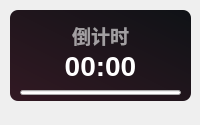
<?xml version="1.0" encoding="UTF-8"?>
<ui version="4.0">
 <class>Theme</class>
 <widget class="QWidget" name="Form">
  <property name="geometry">
   <rect>
    <x>0</x>
    <y>0</y>
    <width>200</width>
    <height>125</height>
   </rect>
  </property>
  <property name="minimumSize">
   <size>
    <width>0</width>
    <height>0</height>
   </size>
  </property>
  <property name="maximumSize">
   <size>
    <width>16777215</width>
    <height>65536</height>
   </size>
  </property>
  <property name="windowTitle">
   <string>活动倒计时</string>
  </property>
  <widget class="ProgressBar" name="progressBar">
   <property name="geometry">
    <rect>
     <x>20</x>
     <y>90</y>
     <width>161</width>
     <height>5</height>
    </rect>
   </property>
   <property name="minimumSize">
    <size>
     <width>0</width>
     <height>5</height>
    </size>
   </property>
   <property name="maximumSize">
    <size>
     <width>16777215</width>
     <height>6</height>
    </size>
   </property>
   <property name="styleSheet">
    <string notr="true"/>
   </property>
   <property name="orientation">
    <enum>Qt::Horizontal</enum>
   </property>
   <property name="useAni">
    <bool>true</bool>
   </property>
   <property name="val">
    <double>0.000000000000000</double>
   </property>
  </widget>
  <widget class="QLabel" name="activity_countdown_title">
   <property name="geometry">
    <rect>
     <x>20</x>
     <y>20</y>
     <width>161</width>
     <height>31</height>
    </rect>
   </property>
   <property name="font">
    <font>
     <family>Microsoft YaHei UI</family>
     <pointsize>14</pointsize>
     <weight>75</weight>
     <bold>true</bold>
    </font>
   </property>
   <property name="styleSheet">
    <string notr="true">color: rgba(255, 255, 255, 150);
font-weight: bold;</string>
   </property>
   <property name="text">
    <string>倒计时</string>
   </property>
   <property name="textFormat">
    <enum>Qt::PlainText</enum>
   </property>
   <property name="alignment">
    <set>Qt::AlignCenter</set>
   </property>
  </widget>
  <widget class="QLabel" name="activity_countdown">
   <property name="geometry">
    <rect>
     <x>20</x>
     <y>40</y>
     <width>161</width>
     <height>51</height>
    </rect>
   </property>
   <property name="font">
    <font>
     <family>Microsoft YaHei UI</family>
     <pointsize>21</pointsize>
     <weight>75</weight>
     <bold>true</bold>
    </font>
   </property>
   <property name="styleSheet">
    <string notr="true">border: none;
color: rgba(255, 255, 255, 255);
font-weight: bold</string>
   </property>
   <property name="text">
    <string>00:00</string>
   </property>
   <property name="textFormat">
    <enum>Qt::PlainText</enum>
   </property>
   <property name="alignment">
    <set>Qt::AlignCenter</set>
   </property>
  </widget>
  <widget class="QLabel" name="backgnd">
   <property name="geometry">
    <rect>
     <x>10</x>
     <y>10</y>
     <width>181</width>
     <height>91</height>
    </rect>
   </property>
   <property name="styleSheet">
    <string notr="true">background-color: qlineargradient(spread:pad, x1:0, y1:1, x2:1, y2:0, stop:0 rgba(50, 25, 35, 255), stop:1 rgba(15, 18, 22, 255));
border-radius: 8px</string>
   </property>
   <property name="text">
    <string/>
   </property>
  </widget>
  <widget class="QLabel" name="img">
   <property name="geometry">
    <rect>
     <x>100</x>
     <y>10</y>
     <width>91</width>
     <height>91</height>
    </rect>
   </property>
   <property name="styleSheet">
    <string notr="true"/>
   </property>
   <property name="pixmap">
    <pixmap>../img/5.png</pixmap>
   </property>
   <property name="scaledContents">
    <bool>true</bool>
   </property>
  </widget>
  <zorder>backgnd</zorder>
  <zorder>img</zorder>
  <zorder>progressBar</zorder>
  <zorder>activity_countdown_title</zorder>
  <zorder>activity_countdown</zorder>
 </widget>
 <customwidgets>
  <customwidget>
   <class>ProgressBar</class>
   <extends>QProgressBar</extends>
   <header>qfluentwidgets</header>
  </customwidget>
 </customwidgets>
 <resources/>
 <connections/>
</ui>
